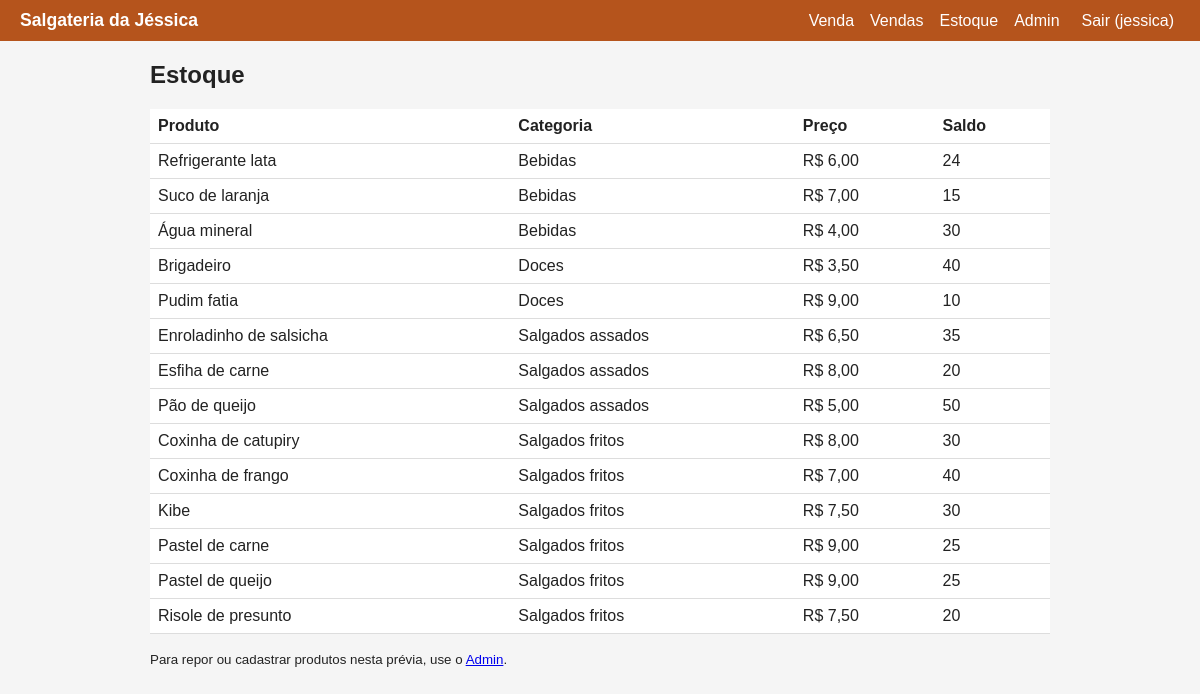
Screenshot of /estoque/ (signed in) with the database file from the repository.
### loja/models.py (models this page shows, shortened)
class Produto(models.Model):
    nome = models.CharField(max_length=80)
    categoria = models.CharField(max_length=40)
    preco_centavos = models.PositiveIntegerField()
    saldo = models.PositiveIntegerField(default=0)
    ativo = models.BooleanField(default=True)
    class Meta:
        ordering = ["categoria", "nome"]
    @property
    def preco(self):
        return reais(self.preco_centavos)

### loja/views.py (the view)
# urls.py: path("estoque/", views.estoque, name="estoque"),
@login_required
def estoque(request):
    return render(request, "loja/estoque.html", {"produtos": Produto.objects.all()})

### loja/models.py (called while the page is built)
def reais(centavos):
    inteiro, resto = divmod(int(centavos), 100)
    return f"R$ {inteiro:,}".replace(",", ".") + f",{resto:02d}"

### loja/templates/loja/estoque.html
{% extends "loja/base.html" %}
{% block conteudo %}
<h2>Estoque</h2>
<table>
  <tr><th>Produto</th><th>Categoria</th><th>Preço</th><th>Saldo</th></tr>
  {% for p in produtos %}
  <tr><td>{{ p.nome }}</td><td>{{ p.categoria }}</td><td>{{ p.preco }}</td><td>{{ p.saldo }}</td></tr>
  {% endfor %}
</table>
<p><small>Para repor ou cadastrar produtos nesta prévia, use o <a href="/admin/">Admin</a>.</small></p>
{% endblock %}

### loja/templates/loja/base.html (shortened to what this page needs)
<!doctype html>
<html lang="pt-br">
<head>
</head>
<body>
  <header>
    <span class="titulo">Salgateria da Jéssica</span>
    {% if user.is_authenticated %}
      <a href="{% url 'pedido' %}">Venda</a>
      <a href="{% url 'vendas' %}">Vendas</a>
      <a href="{% url 'estoque' %}">Estoque</a>
      {% if user.is_superuser %}<a href="/admin/">Admin</a>{% endif %}
      <form method="post" action="{% url 'sair' %}" class="inline">{% csrf_token %}
        <button>Sair ({{ user.username }})</button>
      </form>
    {% endif %}
  </header>
  <main>
    {% block conteudo %}{% endblock %}
  </main>
</body>
</html>

### loja/templates/loja/base.html (style rules this page uses)
body { font-family: Arial, sans-serif; margin: 0; background: #f5f5f5; color: #222; }
header { background: #b5541c; color: #fff; padding: 10px 20px; display: flex; gap: 16px; align-items: center; flex-wrap: wrap; }
header a, header button { color: #fff; text-decoration: none; background: none; border: 0; font: inherit; cursor: pointer; }
header .titulo { font-weight: bold; font-size: 1.1em; margin-right: auto; }
main { max-width: 900px; margin: 20px auto; padding: 0 16px; }
table { width: 100%; border-collapse: collapse; background: #fff; }
th, td { text-align: left; padding: 8px; border-bottom: 1px solid #ddd; }
form.inline { display: inline; }

### rows the page displays
Produto: nome "Refrigerante lata", categoria "Bebidas", preco "R$ 6,00", saldo "24"
Produto: nome "Suco de laranja", categoria "Bebidas", preco "R$ 7,00", saldo "15"
Produto: nome "Água mineral", categoria "Bebidas", preco "R$ 4,00", saldo "30"
Produto: nome "Brigadeiro", categoria "Doces", preco "R$ 3,50", saldo "40"
Produto: nome "Pudim fatia", categoria "Doces", preco "R$ 9,00", saldo "10"
Produto: nome "Enroladinho de salsicha", categoria "Salgados assados", preco "R$ 6,50", saldo "35"
Produto: nome "Esfiha de carne", categoria "Salgados assados", preco "R$ 8,00", saldo "20"
Produto: nome "Pão de queijo", categoria "Salgados assados", preco "R$ 5,00", saldo "50"
Produto: nome "Coxinha de catupiry", categoria "Salgados fritos", preco "R$ 8,00", saldo "30"
Produto: nome "Coxinha de frango", categoria "Salgados fritos", preco "R$ 7,00", saldo "40"
Produto: nome "Kibe", categoria "Salgados fritos", preco "R$ 7,50", saldo "30"
Produto: nome "Pastel de carne", categoria "Salgados fritos", preco "R$ 9,00", saldo "25"
Produto: nome "Pastel de queijo", categoria "Salgados fritos", preco "R$ 9,00", saldo "25"
Produto: nome "Risole de presunto", categoria "Salgados fritos", preco "R$ 7,50", saldo "20"

### other values shown
{{ user.username }} "jessica"
